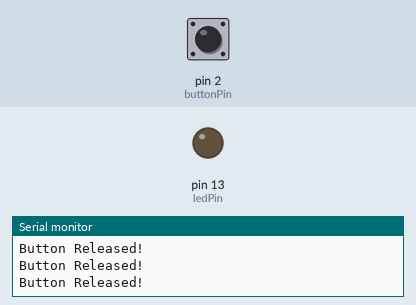
Bench run of a sketch on a simulated Arduino Uno, built with avr-gcc and run on an emulated ATmega328P. On the bench: output pins drawn as LEDs (lit = HIGH), the last lines printed to the serial monitor. Dashed ring = blinking. Inputs (shaded band) come from the test bench; at power-on: pin 2 (buttonPin) HIGH.

Above: at 1.2 s.
1.3 s: pin 2 (buttonPin) pulled LOW for 0.15 s
At 1.37 s:
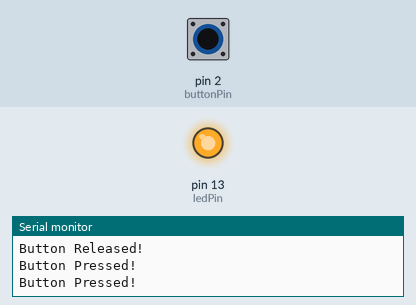
2.9 s: pin 2 (buttonPin) pulled LOW for 3.2 s
At 7.0 s:
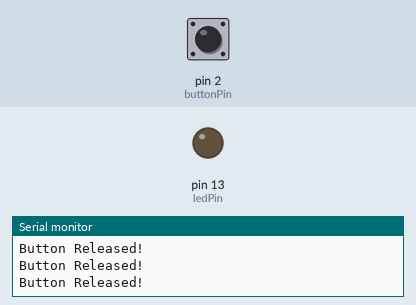
7.6 s: pin 2 (buttonPin) pulsed LOW 5 times (0.12 s each, 0.3 s apart)
At 7.97 s:
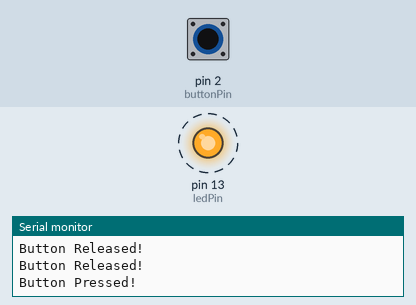
Timing chart, 0 to 10.6 s (numbered marks = the images above; inputs shaded):
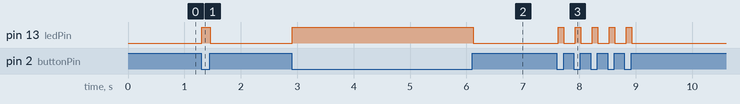

The sketch:

Eleventh.ino
```cpp
// We will be explaining the push button

// Refer to the datasheet of push button for assistance

// Pin assignments
int buttonPin = 2;   // Pin where the push button is connected
int ledPin = 13;     // Pin where the LED is connected (built-in LED on most boards)

void setup() {
  // -------------------------------
  // Step 1: Configure the button pin
  // -------------------------------

  /*
     We use INPUT_PULLUP mode for the button:
     - Arduino has an internal pull-up resistor (~20-50kΩ)
       connected to the input pin when using INPUT_PULLUP.
     - This means that when the button is NOT pressed, the pin reads HIGH.
     - When the button is pressed (connected to GND), the pin reads LOW.
     - This avoids "floating" inputs which can read random values.
  */
  pinMode(buttonPin, INPUT_PULLUP);

  // -------------------------------
  // Step 2: Configure the LED pin
  // -------------------------------
  pinMode(ledPin, OUTPUT);

  // Optional: initialize LED to OFF
  digitalWrite(ledPin, LOW);

  // Start Serial Monitor for debugging (optional)
  Serial.begin(9600);
  Serial.println("Push button test starting...");
}

void loop() {
  // -------------------------------
  // Step 3: Read the button state
  // -------------------------------

  /*
     digitalRead() returns:
     - HIGH (1) if the button is NOT pressed (because of pull-up)
     - LOW (0) if the button IS pressed (connected to GND)
  */
  int state = digitalRead(buttonPin);

  // -------------------------------
  // Step 4: Control the LED
  // -------------------------------
  if (state == LOW) {           // Button pressed
    digitalWrite(ledPin, HIGH); // Turn LED ON
    Serial.println("Button Pressed!");
  } else {                      // Button released
    digitalWrite(ledPin, LOW);  // Turn LED OFF
    Serial.println("Button Released!");
  }

  // Small delay for stability (debouncing improvement)
  delay(50);
}
```

Measured:
- after the input at 1.3 s, pin 13 (ledPin): LOW → HIGH at once, → LOW 0.15 s later
- after the input at 2.9 s, pin 13 (ledPin): LOW → HIGH at once, → LOW 3.2 s later
- after the input at 7.6 s, pin 13 (ledPin): alternates HIGH for 0.10 s and LOW for 0.20 s, 10 changes in all, then stays LOW, starting at once
